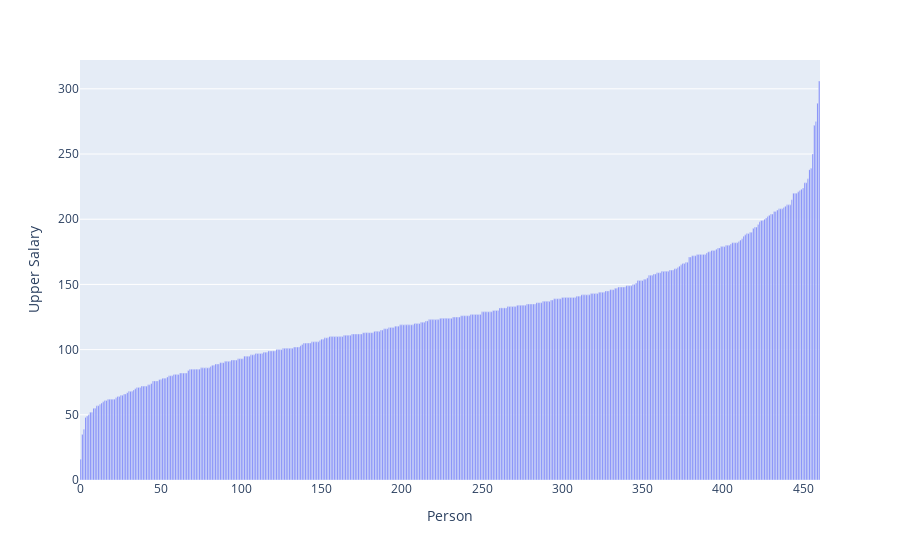

Notebook code for this chart:
### Code cell
df_dropAvgsal = df_dropped[['Upper Salary']].sort_values(by='Upper Salary')
print(df_dropAvgsal)


fig = px.bar(y = df_dropAvgsal['Upper Salary'])
fig.update_layout(xaxis_title='Person', yaxis_title='Upper Salary')

# fig.update_layout(xaxis={'categoryorder':'total descending'})
fig.show()

### Figure 1 — Plotly figure (JSON) as saved in the notebook; plotly's stock layout.template omitted (floating-point values rounded to 4 significant figures; data arrays with more than 128 entries replaced by an {"elided": "..."} marker saying what was removed)
{"data": [{"alignmentgroup": "True", "hovertemplate": "x=%{x}<br>y=%{y}<extra></extra>", "legendgroup": "", "marker": {"color": "#636efa", "pattern": {"shape": ""}}, "name": "", "offsetgroup": "", "orientation": "v", "showlegend": false, "textposition": "auto", "type": "bar", "x": {"elided": "461 int values"}, "xaxis": "x", "y": {"elided": "461 int values"}, "yaxis": "y"}], "layout": {"barmode": "relative", "legend": {"tracegroupgap": 0}, "margin": {"t": 60}, "xaxis": {"anchor": "y", "domain": [0, 1], "title": {"text": "Person"}}, "yaxis": {"anchor": "x", "domain": [0, 1], "title": {"text": "Upper Salary"}}}}
